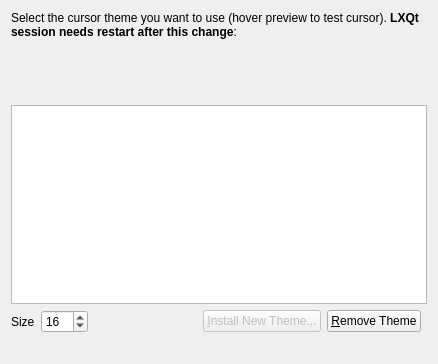
<?xml version="1.0" encoding="UTF-8"?>
<ui version="4.0">
 <class>SelectWnd</class>
 <widget class="QWidget" name="SelectWnd">
  <property name="geometry">
   <rect>
    <x>0</x>
    <y>0</y>
    <width>438</width>
    <height>364</height>
   </rect>
  </property>
  <property name="windowTitle">
   <string>LXQt Mouse Theme Configuration</string>
  </property>
  <layout class="QGridLayout" name="gridLayout">
   <item row="0" column="0" colspan="6">
    <widget class="QLabel" name="infoLabel">
     <property name="text">
      <string>Select the cursor theme you want to use (hover preview to test cursor). &lt;b&gt;LXQt session needs restart after this change&lt;/b&gt;:</string>
     </property>
     <property name="wordWrap">
      <bool>true</bool>
     </property>
    </widget>
   </item>
   <item row="1" column="0" colspan="6">
    <widget class="WarningLabel" name="warningLabel" native="true"/>
   </item>
   <item row="2" column="0" colspan="6">
    <widget class="PreviewWidget" name="preview" native="true">
     <property name="sizePolicy">
      <sizepolicy hsizetype="Preferred" vsizetype="Preferred">
       <horstretch>0</horstretch>
       <verstretch>0</verstretch>
      </sizepolicy>
     </property>
     <property name="minimumSize">
      <size>
       <width>0</width>
       <height>48</height>
      </size>
     </property>
    </widget>
   </item>
   <item row="3" column="0" colspan="6">
    <widget class="QListView" name="lbThemes">
     <property name="editTriggers">
      <set>QAbstractItemView::NoEditTriggers</set>
     </property>
     <property name="showDropIndicator" stdset="0">
      <bool>false</bool>
     </property>
     <property name="alternatingRowColors">
      <bool>true</bool>
     </property>
     <property name="verticalScrollMode">
      <enum>QAbstractItemView::ScrollPerPixel</enum>
     </property>
    </widget>
   </item>
   <item row="5" column="0">
    <widget class="QLabel" name="sizeLabel">
     <property name="text">
      <string>Size</string>
     </property>
    </widget>
   </item>
   <item row="5" column="1">
    <widget class="QSpinBox" name="cursorSizeSpinBox">
     <property name="toolTip">
      <string>LXQt session needs restart to view this change.</string>
     </property>
     <property name="minimum">
      <number>12</number>
     </property>
     <property name="maximum">
      <number>128</number>
     </property>
     <property name="value">
      <number>16</number>
     </property>
    </widget>
   </item>
   <item row="5" column="2">
    <spacer>
     <property name="orientation">
      <enum>Qt::Horizontal</enum>
     </property>
     <property name="sizeHint" stdset="0">
      <size>
       <width>174</width>
       <height>20</height>
      </size>
     </property>
    </spacer>
   </item>
   <item row="5" column="3">
    <widget class="QPushButton" name="btInstall">
     <property name="enabled">
      <bool>false</bool>
     </property>
     <property name="text">
      <string>&amp;Install New Theme...</string>
     </property>
    </widget>
   </item>
   <item row="5" column="4">
    <widget class="QPushButton" name="btRemove">
     <property name="text">
      <string>&amp;Remove Theme</string>
     </property>
    </widget>
   </item>
   <item row="6" column="0" colspan="5">
    <widget class="QLabel" name="extraInfoLabel">
     <property name="text">
      <string/>
     </property>
     <property name="wordWrap">
      <bool>true</bool>
     </property>
    </widget>
   </item>
  </layout>
 </widget>
 <customwidgets>
  <customwidget>
   <class>PreviewWidget</class>
   <extends>QWidget</extends>
   <header>previewwidget.h</header>
  </customwidget>
  <customwidget>
   <class>WarningLabel</class>
   <extends>QWidget</extends>
   <header>warninglabel.h</header>
   <container>1</container>
  </customwidget>
 </customwidgets>
 <resources/>
 <connections/>
</ui>
